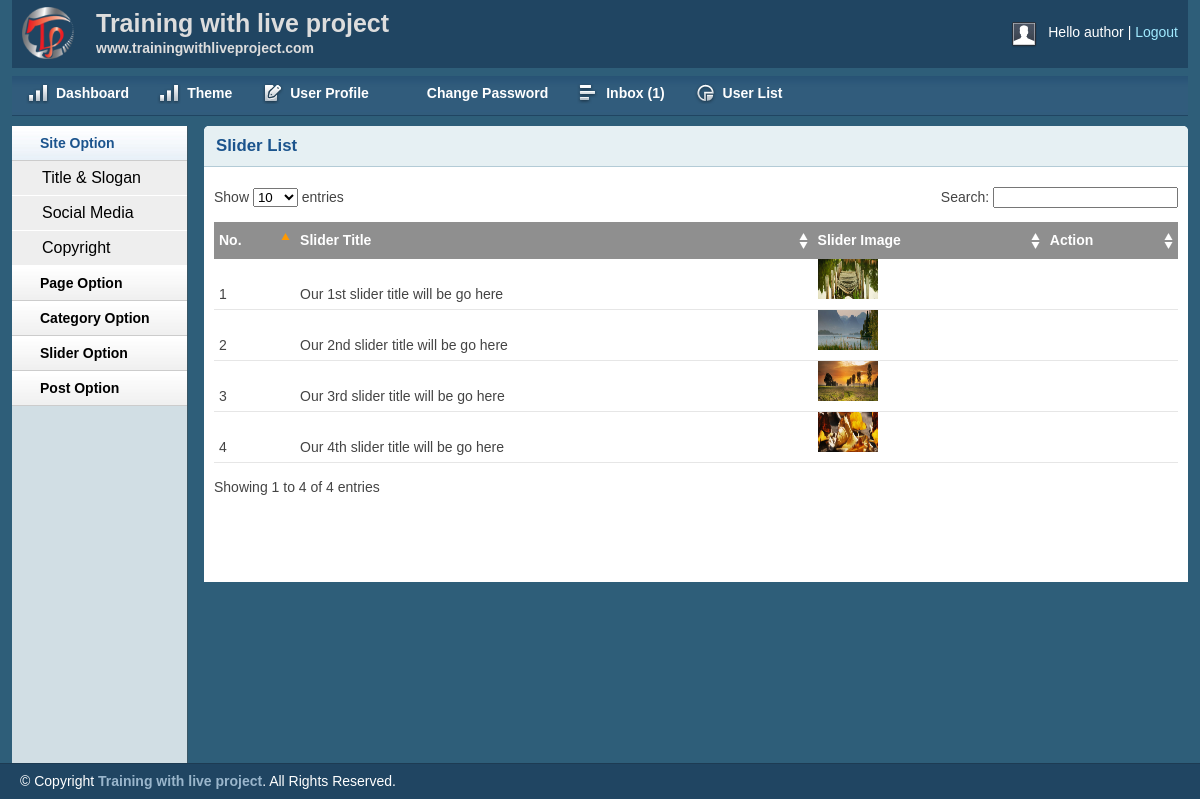
The app's page /blog/admin/sliderlist.php (signed in) with its own data.
### tables this page shows
CREATE TABLE `tbl_slider` (
  `id` int(11) NOT NULL,
  `title` varchar(255) NOT NULL,
  `image` varchar(255) NOT NULL
);

### blog/lib/Session.php (called while the page is built, shortened)
<?php
class Session{
	public static function get($key){
		if(isset($_SESSION[$key])){
			return $_SESSION[$key];
		}
		else{
			return false;
		}
	}
}
?>

### blog/lib/Database.php (called while the page is built, shortened)
<?php
Class Database{
	public $host   = DB_HOST;
	public $user   = DB_USER;
	public $pass   = DB_PASS;
	public $dbname = DB_NAME;
	public $link;
	private function connectDB(){
	$this->link = new mysqli($this->host, $this->user, $this->pass, $this->dbname);
 }
	public function select($query){
		$result = $this->link->query($query) or die($this->link->error.__LINE__);
		if($result->num_rows > 0){
			return $result;
		} else {
			return false;
		}
	}
}

### blog/admin/sliderlist.php (the view, shortened to what this page needs)
<?php include 'inc/header.php';?>
<?php include 'inc/sidebar.php';?>
        <div class="grid_10">
            <div class="box round first grid">
                <h2>Slider List</h2>
                <div class="block">
                    <table class="data display datatable" id="example">
					<thead>
						<tr>
							<th>No.</th>
							<th>Slider Title</th>
							<th>Slider Image</th>
							<th>Action</th>
						</tr>
					</thead>
					<tbody>
						<?php
						$query="select * from tbl_slider";
						$slider = $db->select($query);
						if($slider){
							$i=0;
							while($result = $slider->fetch_assoc()){
								$i++;
						?>
						<tr class="odd gradeX">
							<td><?php echo $i;?></td>
							<td><?php echo $result['title'];?></a></td>
							<td><img src="<?php echo $result['image'];?>" height="40px" width="60px"/></td>
<td>
</td>
						</tr>
					<?php } } ?>
					</tbody>
				</table>
               </div>
            </div>
        </div>
<?php include 'inc/footer.php';?>

### blog/admin/inc/header.php (shortened to what this page needs)
<?php
include '../lib/Session.php';
?>
<?php include '../lib/Database.php';?>
<?php
    $db = new Database();
?>
<!DOCTYPE html>
<html>
<head>
    <link rel="stylesheet" type="text/css" href="css/reset.css" media="screen" />
    <link rel="stylesheet" type="text/css" href="css/text.css" media="screen" />
    <link rel="stylesheet" type="text/css" href="css/grid.css" media="screen" />
    <link rel="stylesheet" type="text/css" href="css/layout.css" media="screen" />
    <link rel="stylesheet" type="text/css" href="css/nav.css" media="screen" />
    <link href="css/table/demo_page.css" rel="stylesheet" type="text/css" />
</head>
<body>
    <div class="container_12">
        <div class="grid_12 header-repeat">
            <div id="branding">
                <div class="floatleft logo">
                    <img src="img/livelogo.png" alt="Logo" />
				</div>
				<div class="floatleft middle">
					<h1>Training with live project</h1>
					<p>www.trainingwithliveproject.com</p>
				</div>
                <div class="floatright">
                    <div class="floatleft">
                        <img src="img/img-profile.jpg" alt="Profile Pic" /></div>
                    <div class="floatleft marginleft10">
                        <ul class="inline-ul floatleft">
                            <li>Hello <?php echo Session::get('username');?> </li>
                            <li><a href="?action=logout">Logout</a></li>
                        </ul>
                    </div>
                </div>
            </div>
        </div>
        <div class="grid_12">
            <ul class="nav main">
                <li class="ic-dashboard"><a href="index.php"><span>Dashboard</span></a> </li>
                 <li class="ic-dashboard"><a href="theme.php"><span>Theme</span></a> </li>
                <li class="ic-form-style"><a href="profile.php"><span>User Profile</span></a></li>
				<li class="ic-typography"><a href="changepassword.php"><span>Change Password</span></a></li>
				<li class="ic-grid-tables"><a href="inbox.php"><span>Inbox
            <?php
              $query= "select * from tbl_contact where status='0' order by id desc";
              $msg= $db->select($query);
              if($msg){
                $count= mysqli_num_rows($msg);
                echo "(".$count.")";
              } else{
                echo "(0)";
              }
            ?>
                </span></a></li>
                <li class="ic-charts"><a href="userlist.php"><span>User List</span></a></li>
            </ul>
        </div>

### blog/admin/inc/sidebar.php (shortened to what this page needs)
<div class="grid_2">
           <div class="box sidemenu">
               <div class="block" id="section-menu">
                   <ul class="section menu">
                      <li><a class="menuitem">Site Option</a>
                           <ul class="submenu">
                               <li><a href="titleslogan.php">Title & Slogan</a></li>
                               <li><a href="social.php">Social Media</a></li>
                               <li><a href="copyright.php">Copyright</a></li>
                           </ul>
                       </li>
                        <li><a class="menuitem">Page Option</a>
                       </li>
                       <li><a class="menuitem">Category Option</a>
                       </li>
                       <li><a class="menuitem">Slider Option</a>
                       </li>
                       <li><a class="menuitem">Post Option</a>
                       </li>
                   </ul>
               </div>
           </div>
       </div>

### blog/admin/inc/footer.php (shortened to what this page needs)
    </div>
    <div id="site_info">
        <p>
         &copy; Copyright <a href="http://trainingwithliveproject.com">Training with live project</a>. All Rights Reserved.
        </p>
    </div>
</body>
</html>

### blog/admin/css/layout.css (style rules this page uses)
body { background: #fff none repeat scroll 0 0; color: #444; font-size: 14px; padding: 0; }
.floatleft { float:left; }
.logo img { margin-top: -15px; width: 52px; }
.middle { margin-left: 22px; margin-top: -14px; }
.middle h1 { color:#ddd;margin:0 }
.middle p { color: #ddd; margin: 0; font-weight: bold; }
.floatright { float:right; }
.inline-ul li { display:inline; color:#fff; }
.marginleft10 { margin-left:10px; }
a { color: #000; font-weight:bold; text-decoration: none; }
.container_12, .container_16 { background:#2E5E79; }
h1, h2, h3, h4, h5, h6 { line-height:1.2em; margin-bottom:.3em; }
h2 { margin-top:1em; }
#branding { font-weight: normal; margin-bottom: 0; padding: 22px 10px 3px; text-align: left; }
.header-repeat { background:url(../img/header-repeat.jpg) repeat-x; }
#branding a { color:#A1EAFF; font-weight:normal; }
#branding a:before { content:" | "; color:#fff; }
#branding ul, #branding ul li { margin:0px; padding:0px; }
#branding li { padding:0px 0px 0px 0px !important; }
.box { background:#fff; margin-bottom:20px; padding:10px 10px 10px 10px; margin-left:-8px; }
.box.grid { padding-bottom:40px; }
.box.round { -moz-border-radius: 5px 5px 0px 0px; -webkit-border-radius: 5px 5px 0px 0px; border-radius: 5px 5px 0px 0px; }
.box h2 { font-size:1.2em; font-weight:bold; color:#1B548D; background:#E6F0F3; margin:-10px -10px 0 -10px; padding:10px 12px; border-bottom:1px solid #B3CBD6; -moz-border-radius: 5px 5px 0px 0px; -webkit-border-radius: 5px 5px 0px 0px; border-radius: 5px 5px 0px 0px; }
.box.first { min-height: 406px; }
.block { padding-top:20px; }
.box.sidemenu { background-color:#D1DEE4; border-right:1px solid #3A5665; padding:0px; margin:0px; cursor:pointer; }
.box.sidemenu .block { padding-top:0px; margin-top:0px; }
p { margin-bottom:1em; }
ul, ol { padding-top:0; }
ul.menu { list-style:none; border-top:1px solid #bbb; }
ul.menu li { margin:0; }
ul.menu li a { display:block; padding:4px 10px; border-bottom:1px solid #ccc; }
ul.menu ul { list-style:none; margin:0; }
ul.menu ul li a { padding-left:30px; }
ul.section { border-top:0; margin-bottom:0; }
ul.section li a { background:url(../img/sidemenu-repeat.jpg) repeat-x; line-height:26px; padding-left:28px; }
ul.section li li a { background:#ddd; border-bottom:1px solid #eee; }
ul.section ul li { text-transform:none; }
ul.section ul.current li a { background: #eee none repeat scroll 0 0; border-bottom: 1px solid #fff; font-size: 16px; font-weight: normal; }
ul.section li a.current { color:#1B548D; background:url(../img/sidemenu-repeat-hover.jpg) repeat-x; }
#site_info { color:#fff; background:#204562; border-top:1px solid #1d3b53; padding-left:20px; }
#site_info p { line-height:35px; margin-bottom:0px; }
#site_info a { color:#9ab6cc; }
.block { padding-bottom:1px; }
table.display { margin: 0 auto; clear: both; width: 100%; }
.sorting_asc { background: #8f8f8f url(../img/table/sort_asc.png) no-repeat center right; padding:8px 5px; text-align:left; color:#fff; }
.sorting { background:#8f8f8f url(../img/table/sort_both.png) no-repeat center right; padding:8px 5px; text-align:left; color:#fff; }
tr.odd { height: 30px; line-height: 30px; border-bottom:1px solid #e6e6e6; }
tr.even { height: 30px; line-height: 30px; border-bottom:1px solid #e6e6e6; }
tr.odd td, tr.even td { padding-left:5px; }

### records on screen
tbl_slider: title "Our 1st slider title will be go here", image (picture)
tbl_slider: title "Our 2nd slider title will be go here", image (picture)
tbl_slider: title "Our 3rd slider title will be go here", image (picture)
tbl_slider: title "Our 4th slider title will be go here", image (picture)

### other values on screen
Session::get('username') "author"
$count "1"
